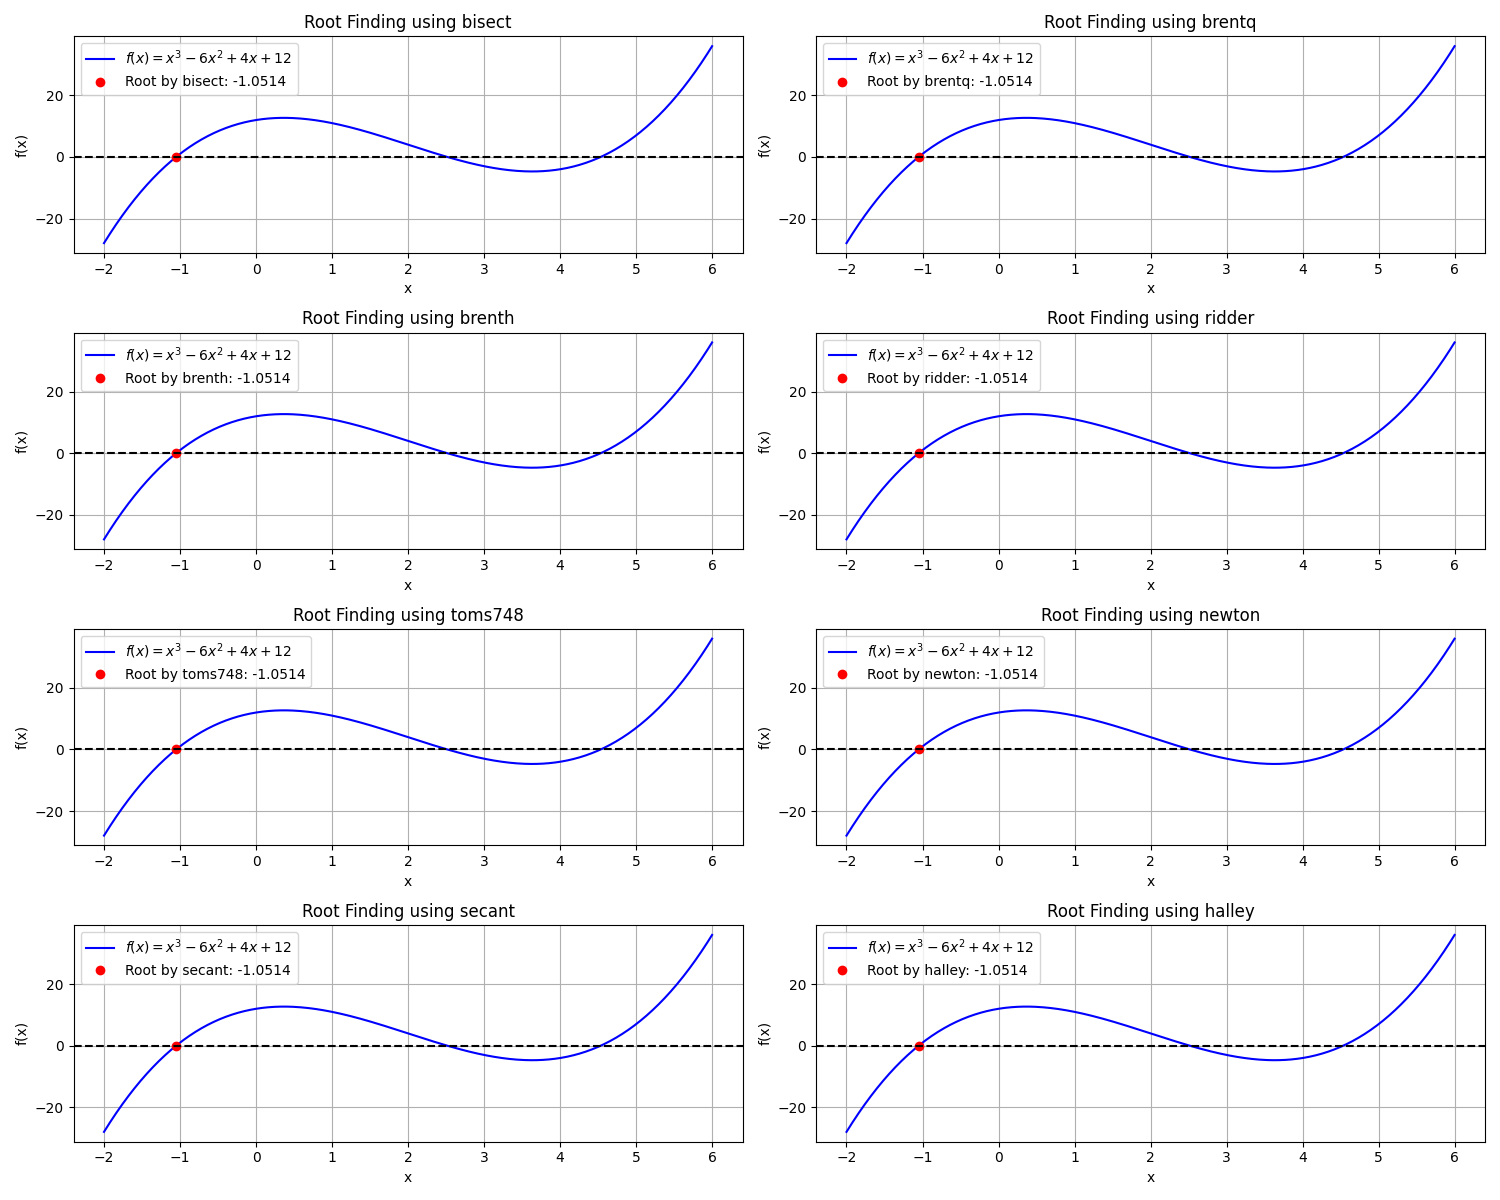

Recreate this plot in Python.
import numpy as np
from scipy.optimize import root_scalar
import matplotlib.pyplot as plt


def f(x):
    return x**3 - 6*x**2 + 4*x + 12


def f_prime(x):
    return 3*x**2 - 12*x + 4


def f_double_prime(x):
    return 6*x - 12


# Range for plotting the function
x = np.linspace(-2, 6, 400)
y = f(x)

# Reference root calculation using a precise method (brentq)
true_root = root_scalar(f, method='brentq', bracket=[-2, 2]).root

# List of methods and their respective settings
methods = {
    'bisect': {'method': 'bisect', 'bracket': [-2, 2]},
    'brentq': {'method': 'brentq', 'bracket': [-2, 2]},
    'brenth': {'method': 'brenth', 'bracket': [-2, 2]},
    'ridder': {'method': 'ridder', 'bracket': [-2, 2]},
    'toms748': {'method': 'toms748', 'bracket': [-2, 2]},
    'newton': {'method': 'newton', 'x0': 0, 'fprime': f_prime},
    'secant': {'method': 'secant', 'x0': -1.5, 'x1': 1},
    'halley': {'method': 'halley', 'x0': 0, 'fprime': f_prime, 'fprime2': f_double_prime}
}

# Dictionary to store roots, errors, and number of iterations
results = {}

# Finding roots using different methods and calculating errors
for method, params in methods.items():
    result = root_scalar(f, **params)
    root = result.root
    error = abs(root - true_root)  # Calculate absolute error
    iterations = result.iterations  # Number of iterations to converge
    results[method] = {'Root': root, 'Error': error, 'Iterations': iterations}

# Create subplots
fig, axes = plt.subplots(4, 2, figsize=(15, 12))
axes = axes.flatten()

# Plot each method in its own subplot
for i, (method, data) in enumerate(results.items()):
    root = data['Root']
    axes[i].plot(x, y, label=r'$f(x) = x^3 - 6x^2 + 4x + 12$', color='blue')
    axes[i].plot(root, f(root), 'o',
                 label=f'Root by {method}: {root:.4f}', color='red')
    axes[i].axhline(0, color='black', linestyle='--')
    axes[i].set_title(f'Root Finding using {method}')
    axes[i].set_xlabel('x')
    axes[i].set_ylabel('f(x)')
    axes[i].legend()
    axes[i].grid()

# Adjust layout
plt.tight_layout()
plt.savefig('finding-roots.png')
plt.show()

# Print results in a tabular format
print(f"{'Method':<10} {'Root':<15} {'Error':<15} {'Iterations':<10}")
print("-" * 75)
for method, data in results.items():
    print(
        f"{method:<10} {data['Root']:<15.15f} {data['Error']:<1.20e} {data['Iterations']:<10}")
